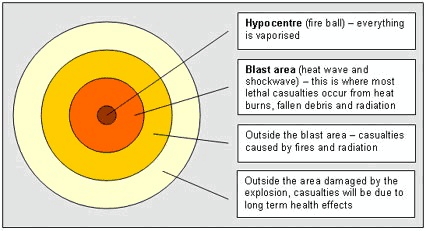
#> input picture encoded_sample1.png, 426 x 231 px
$ python -i steganography.py   (imports and definitions only)
#> lines starting #> are read from the running program, lines starting #| are printed output that depends on the picture; after the words box and inside, x2 and y2 are one past the last pixel; in counts of white or black regions, pixels touching at a corner belong together
from PIL import Image, ImageDraw
from pathlib import Path

def decode_image(path_to_image):
    """
    Takes in an encoded image and returns a decoded image using the LSB of each of the encoded image's pixels
    """
#> called with path_to_image = 'encoded_sample1.png'
    # Open the image using PIL:
    encoded_image = Image.open(path_to_image)
#> encoded_image is the input picture: PIL image 426x231 RGB; mean R, G, B 226.5, 216.4, 187.9

    # Separate the red channel from the rest of the image:
    red_channel = encoded_image.split()[0]
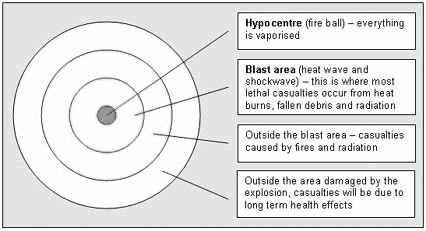
#> red_channel: PIL image 426x231 L; min 0, max 255, mean 226.5

    # Create a new PIL image with the same size as the encoded image:
    decoded_image = Image.new("RGB", encoded_image.size)
#> decoded_image: PIL image 426x231 RGB; every value is 0
    x_size, y_size = encoded_image.size
#> x_size = 426; y_size = 231

    for x in range(x_size):
        for y in range(y_size):
            p = red_channel.getpixel((x, y))
            if p & 1: #funny bitwise operator
                decoded_image.putpixel((x, y), (255, 255, 255))
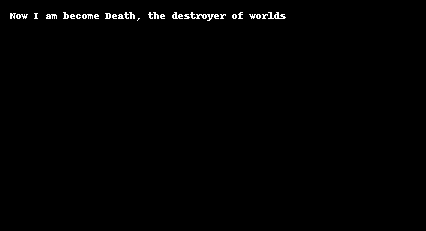
#> decoded_image: PIL image 426x231 RGB; 0.75% white in thin lines or dots, all inside (x1, y1, x2, y2) = (10, 12, 286, 21)

    # DO NOT MODIFY. Save the decoded image to disk:
    decoded_image.save(f"images/decoded/{Path(path_to_image).stem}.png")

def encode_image(path_to_image, text_to_write):
    """
    Takes in a regular, non-encoded, image and encodes text within it by modifying the LSB of each pixel.
    """
    unencoded_image = Image.open(path_to_image).convert('RGB')
    red, green, blue = unencoded_image.split()
    x_size, y_size = unencoded_image.size
    txt = write_text(text_to_write, (x_size, y_size))
    for x in range(x_size):
        for y in range(y_size):
            #print(txt.getpixel((x,y)))
            if txt.getpixel((x,y)) != 0: #if pixel in text image is text
                p = red.getpixel((x, y))
                b = format(p, "b")[:-1] + "1"
                d = int(b,2)
                red.putpixel((x, y), d)
            elif red.getpixel((x,y)) & 1: #incase there is white already in the base image
                p = red.getpixel((x, y))
                b = format(p, "b")[:-1] + "0"
                d = int(b,2)
                red.putpixel((x, y), d)

    encoded_image = Image.merge(mode='RGB', bands=(red, green, blue))
    encoded_image.save(f"images/encoded/{Path(path_to_image).stem}.png")

def write_text(text_to_write, size):
    """
    Creates a white on black text image to be used for encoding
    """
    im = Image.new('L', size)
    txt = ImageDraw.Draw(im)
    txt.fontmode = "1"
    txt.text((0, 0), text_to_write, fill=(11111111))
    return im

def display_image(path_to_image):
    image = Image.open(path_to_image).convert('RGB')
    image.show()

>>> result = decode_image('encoded_sample1.png')
